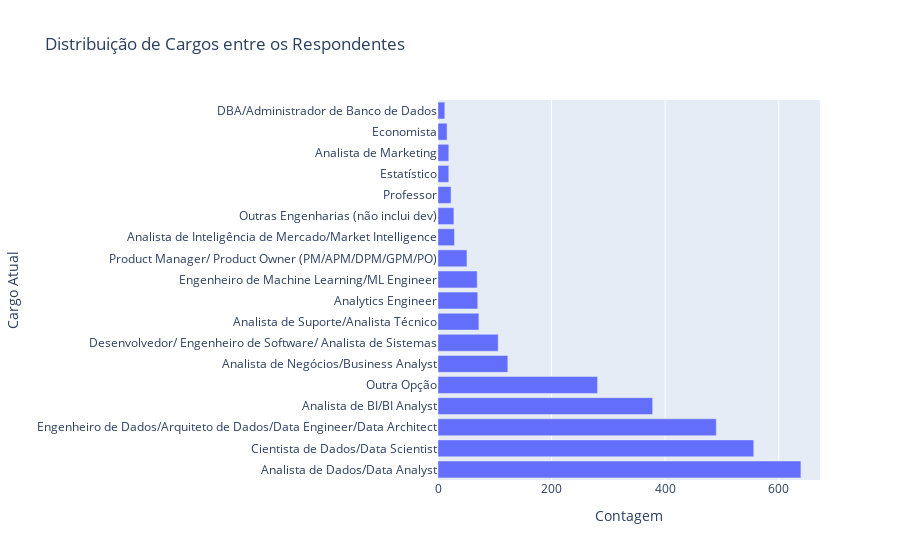

The notebook cell saved with this chart:
### Code cell
#PERGUNTA: Qual é a distribuição de cargos entre os respondentes?

job_distribution = df['Cargo Atual'].value_counts().reset_index()
job_distribution.columns = ['Cargo Atual', 'Contagem']


fig = px.bar(job_distribution, x='Contagem', y='Cargo Atual', orientation='h',
             title='Distribuição de Cargos entre os Respondentes')

fig.show()

### Figure 1 — Plotly figure (JSON) as saved in the notebook; plotly's stock layout.template omitted (floating-point values rounded to 4 significant figures)
{"data": [{"alignmentgroup": "True", "hovertemplate": "Contagem=%{x}<br>Cargo Atual=%{y}<extra></extra>", "legendgroup": "", "marker": {"color": "#636efa", "pattern": {"shape": ""}}, "name": "", "offsetgroup": "", "orientation": "h", "showlegend": false, "textposition": "auto", "type": "bar", "x": [639, 556, 490, 378, 281, 123, 106, 72, 70, 69, 51, 29, 28, 23, 19, 19, 16, 12], "xaxis": "x", "y": ["Analista de Dados/Data Analyst", "Cientista de Dados/Data Scientist", "Engenheiro de Dados/Arquiteto de Dados/Data Engineer/Data Architect", "Analista de BI/BI Analyst", "Outra Opção", "Analista de Negócios/Business Analyst", "Desenvolvedor/ Engenheiro de Software/ Analista de Sistemas", "Analista de Suporte/Analista Técnico", "Analytics Engineer", "Engenheiro de Machine Learning/ML Engineer", "Product Manager/ Product Owner (PM/APM/DPM/GPM/PO)", "Analista de Inteligência de Mercado/Market Intelligence", "Outras Engenharias (não inclui dev)", "Professor", "Estatístico", "Analista de Marketing", "Economista", "DBA/Administrador de Banco de Dados"], "yaxis": "y"}], "layout": {"barmode": "relative", "legend": {"tracegroupgap": 0}, "title": {"text": "Distribuição de Cargos entre os Respondentes"}, "xaxis": {"anchor": "y", "domain": [0, 1], "title": {"text": "Contagem"}}, "yaxis": {"anchor": "x", "domain": [0, 1], "title": {"text": "Cargo Atual"}}}}
